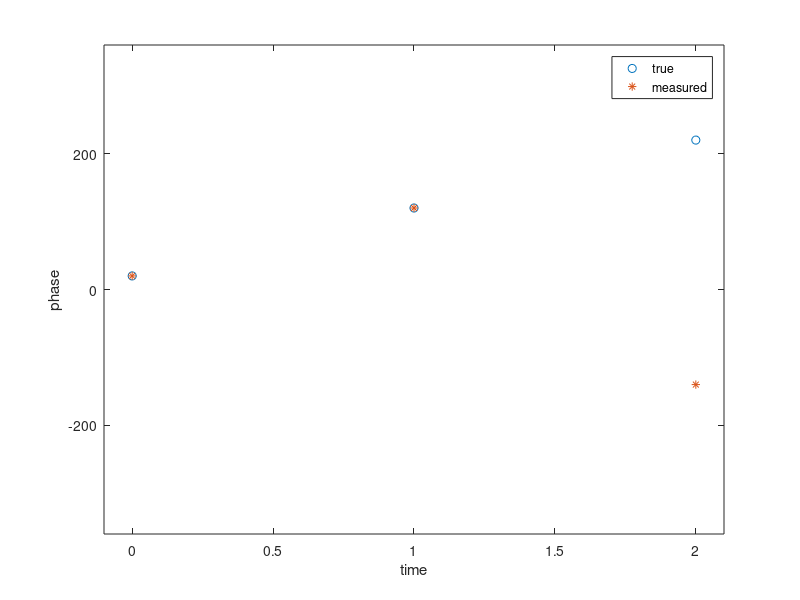

MATLAB code for this plot:
t = [0,1,2];
phi = [20,120,220];
phiwrap = [20,120,-140];

figure, plot(t,phi,'o',t,phiwrap,'*')
legend({'true','measured'})
ylim([-360 360]),xlim([-.1 2.1])
xlabel('time'), ylabel('phase')
print(gcf,'Fig1','-dpng','-r300');